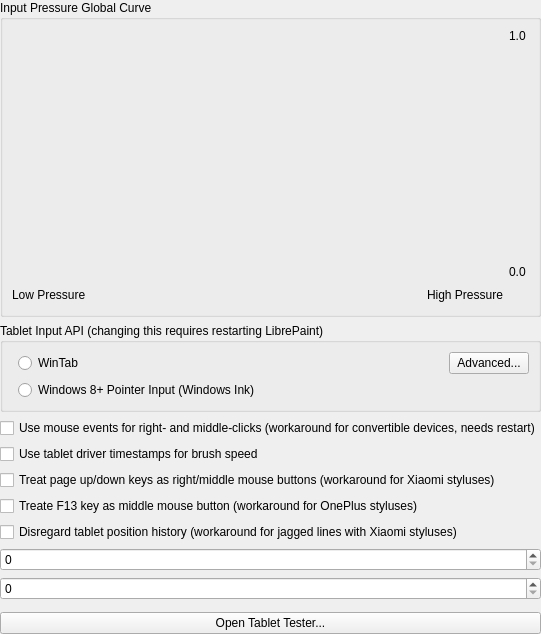
<?xml version="1.0" encoding="UTF-8"?>
<ui version="4.0">
 <author>
    SPDX-FileCopyrightText: none
    SPDX-License-Identifier: GPL-3.0-or-later
  </author>
 <class>WdgTabletSettings</class>
 <widget class="QWidget" name="WdgTabletSettings">
  <property name="windowTitle">
   <string>Color Settings</string>
  </property>
  <layout class="QVBoxLayout" name="verticalLayout_2">
   <property name="leftMargin">
    <number>0</number>
   </property>
   <property name="topMargin">
    <number>0</number>
   </property>
   <property name="rightMargin">
    <number>0</number>
   </property>
   <property name="bottomMargin">
    <number>0</number>
   </property>
   <item>
    <widget class="QGroupBox" name="groupBox">
     <property name="title">
      <string>Input Pressure Global Curve</string>
     </property>
     <layout class="QGridLayout" name="gridLayout">
      <item row="0" column="0">
       <widget class="KisCurveWidget" name="pressureCurve" native="true">
        <property name="sizePolicy">
         <sizepolicy hsizetype="MinimumExpanding" vsizetype="MinimumExpanding">
          <horstretch>0</horstretch>
          <verstretch>0</verstretch>
         </sizepolicy>
        </property>
        <property name="minimumSize">
         <size>
          <width>200</width>
          <height>250</height>
         </size>
        </property>
        <property name="autoFillBackground">
         <bool>false</bool>
        </property>
       </widget>
      </item>
      <item row="1" column="0">
       <layout class="QHBoxLayout" name="horizontalLayout">
        <item>
         <widget class="QLabel" name="label_2">
          <property name="sizePolicy">
           <sizepolicy hsizetype="Fixed" vsizetype="Preferred">
            <horstretch>0</horstretch>
            <verstretch>0</verstretch>
           </sizepolicy>
          </property>
          <property name="text">
           <string>Low Pressure</string>
          </property>
         </widget>
        </item>
        <item>
         <spacer name="horizontalSpacer">
          <property name="orientation">
           <enum>Qt::Horizontal</enum>
          </property>
          <property name="sizeHint" stdset="0">
           <size>
            <width>40</width>
            <height>20</height>
           </size>
          </property>
         </spacer>
        </item>
        <item>
         <widget class="QLabel" name="label_3">
          <property name="sizePolicy">
           <sizepolicy hsizetype="Fixed" vsizetype="Preferred">
            <horstretch>0</horstretch>
            <verstretch>0</verstretch>
           </sizepolicy>
          </property>
          <property name="text">
           <string>High Pressure</string>
          </property>
         </widget>
        </item>
       </layout>
      </item>
      <item row="0" column="1">
       <layout class="QVBoxLayout" name="verticalLayout">
        <item>
         <widget class="QLabel" name="label_5">
          <property name="text">
           <string>1.0</string>
          </property>
         </widget>
        </item>
        <item>
         <spacer name="verticalSpacer">
          <property name="orientation">
           <enum>Qt::Vertical</enum>
          </property>
          <property name="sizeHint" stdset="0">
           <size>
            <width>20</width>
            <height>40</height>
           </size>
          </property>
         </spacer>
        </item>
        <item>
         <widget class="QLabel" name="label_4">
          <property name="text">
           <string>0.0</string>
          </property>
         </widget>
        </item>
       </layout>
      </item>
     </layout>
    </widget>
   </item>
   <item>
    <widget class="QGroupBox" name="grpTabletApi">
     <property name="title">
      <string>Tablet Input API (changing this requires restarting LibrePaint)</string>
     </property>
     <layout class="QFormLayout" name="formLayout_2">
      <item row="0" column="1">
       <layout class="QHBoxLayout" name="horizontalLayout_2">
        <item>
         <widget class="QRadioButton" name="radioWintab">
          <property name="text">
           <string>WinTab</string>
          </property>
         </widget>
        </item>
        <item>
         <spacer name="horizontalSpacer_3">
          <property name="orientation">
           <enum>Qt::Horizontal</enum>
          </property>
          <property name="sizeHint" stdset="0">
           <size>
            <width>40</width>
            <height>20</height>
           </size>
          </property>
         </spacer>
        </item>
        <item>
         <widget class="QPushButton" name="btnResolutionSettings">
          <property name="text">
           <string comment="Tablet mapping settings">Advanced...</string>
          </property>
         </widget>
        </item>
       </layout>
      </item>
      <item row="1" column="1">
       <widget class="QRadioButton" name="radioWin8PointerInput">
        <property name="text">
         <string>Windows 8+ Pointer Input (Windows Ink)</string>
        </property>
       </widget>
      </item>
     </layout>
    </widget>
   </item>
   <item>
    <widget class="QCheckBox" name="chkUseRightMiddleClickWorkaround">
     <property name="toolTip">
      <string>&lt;html&gt;&lt;head/&gt;&lt;body&gt;&lt;p&gt;Some tablet devices don't pass barrel-button clicks via tablet API. If you have such a device, you can try activate this workaround. LibrePaint will try to read right- and middle-button clicks from the mouse events stream. It may or may not work on your device (depends on the tablet driver implementation).&lt;/p&gt;&lt;p&gt;&lt;br/&gt;&lt;/p&gt;&lt;p&gt;After changing this option LibrePaint should be restarted.&lt;/p&gt;&lt;/body&gt;&lt;/html&gt;</string>
     </property>
     <property name="text">
      <string>Use mouse events for right- and middle-clicks (workaround for convertible devices, needs restart)</string>
     </property>
    </widget>
   </item>
   <item>
    <widget class="QCheckBox" name="chkUseTimestampsForBrushSpeed">
     <property name="text">
      <string notr="true">Use tablet driver timestamps for brush speed</string>
     </property>
    </widget>
   </item>
   <item>
    <widget class="QCheckBox" name="chkUsePageUpDownMouseButtonEmulationWorkaround">
     <property name="text">
      <string>Treat page up/down keys as right/middle mouse buttons (workaround for Xiaomi styluses)</string>
     </property>
    </widget>
   </item>
   <item>
    <widget class="QCheckBox" name="chkUseHighFunctionKeyMouseButtonEmulationWorkaround">
     <property name="text">
      <string>Treate F13 key as middle mouse button (workaround for OnePlus styluses)</string>
     </property>
    </widget>
   </item>
   <item>
    <widget class="QCheckBox" name="chkUseIgnoreHistoricTabletEventsWorkaround">
     <property name="text">
      <string>Disregard tablet position history (workaround for jagged lines with Xiaomi styluses)</string>
     </property>
    </widget>
   </item>
   <item>
    <widget class="KisSliderSpinBox" name="intMaxAllowedBrushSpeed" native="true">
     <property name="sizePolicy">
      <sizepolicy hsizetype="MinimumExpanding" vsizetype="Minimum">
       <horstretch>0</horstretch>
       <verstretch>0</verstretch>
      </sizepolicy>
     </property>
     <property name="toolTip">
      <string>Maximum speed mapped to 1.0 for the speed sensor curve. Should be set to the maximum speed you can reach using Tablet Tester</string>
     </property>
    </widget>
   </item>
   <item>
    <widget class="KisSliderSpinBox" name="intBrushSpeedSmoothing" native="true">
     <property name="sizePolicy">
      <sizepolicy hsizetype="MinimumExpanding" vsizetype="Minimum">
       <horstretch>0</horstretch>
       <verstretch>0</verstretch>
      </sizepolicy>
     </property>
     <property name="toolTip">
      <string>Amount of smoothing LibrePaint should apply to the speed sensor. This value is very hardware-dependent</string>
     </property>
    </widget>
   </item>
   <item>
    <widget class="KisAngleSelector" name="tiltDirectionOffsetAngle" native="true">
     <property name="sizePolicy">
      <sizepolicy hsizetype="MinimumExpanding" vsizetype="Minimum">
       <horstretch>0</horstretch>
       <verstretch>0</verstretch>
      </sizepolicy>
     </property>
     <property name="toolTip">
      <string>Angle offset added to the reported pen tilt direction.</string>
     </property>
    </widget>
   </item>
   <item>
    <widget class="QPushButton" name="btnTabletTest">
     <property name="text">
      <string>Open Tablet Tester...</string>
     </property>
    </widget>
   </item>
   <item>
    <spacer name="verticalSpacer_2">
     <property name="orientation">
      <enum>Qt::Orientation::Vertical</enum>
     </property>
     <property name="sizeHint" stdset="0">
      <size>
       <width>20</width>
       <height>0</height>
      </size>
     </property>
    </spacer>
   </item>
  </layout>
 </widget>
 <customwidgets>
  <customwidget>
   <class>KisSliderSpinBox</class>
   <extends>QSpinBox</extends>
   <header location="global">kis_slider_spin_box.h</header>
   <container>1</container>
  </customwidget>
  <customwidget>
   <class>KisCurveWidget</class>
   <extends>QWidget</extends>
   <header>widgets/kis_curve_widget.h</header>
   <container>1</container>
  </customwidget>
  <customwidget>
   <class>KisAngleSelector</class>
   <extends>QWidget</extends>
   <header location="global">KisAngleSelector.h</header>
   <container>1</container>
  </customwidget>
 </customwidgets>
 <resources/>
 <connections/>
</ui>
